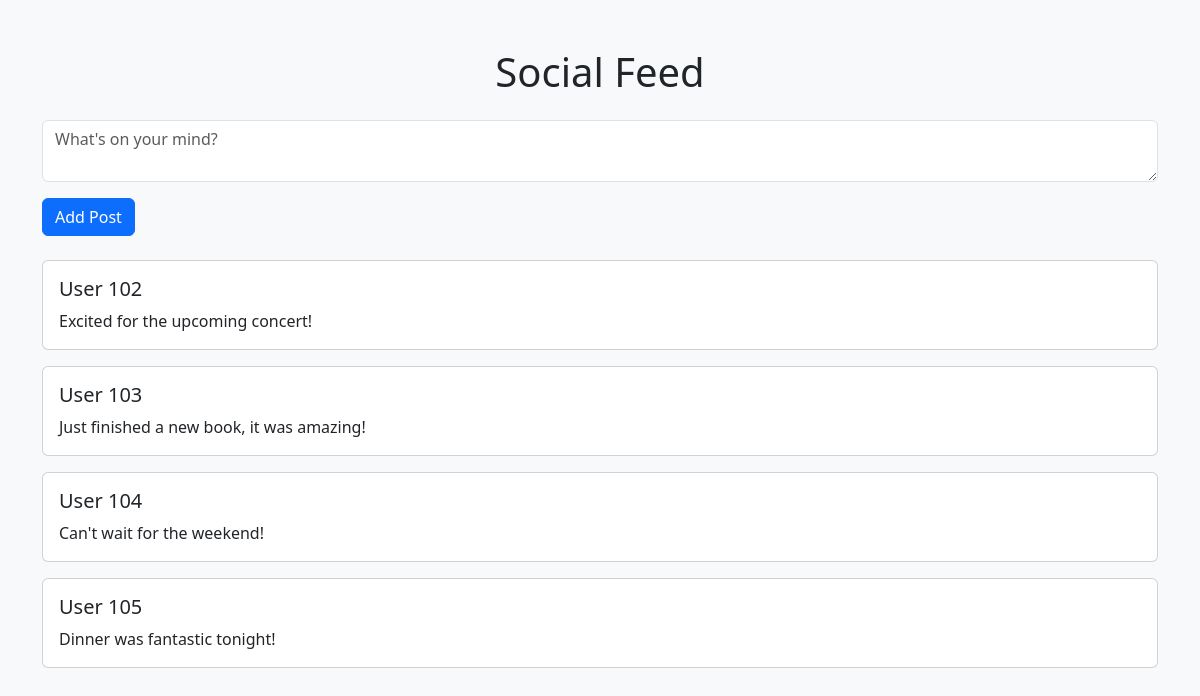
The page /A06/index.php on the database as committed earlier.
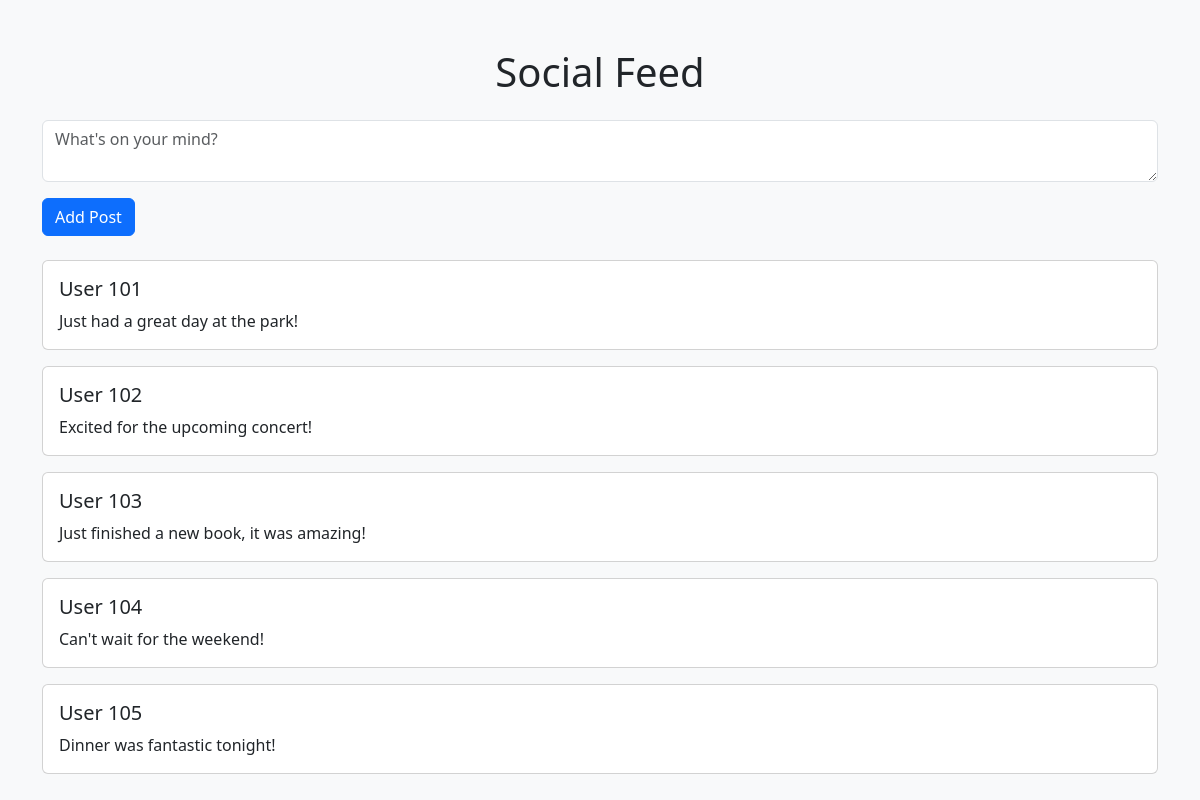
The same page on the database as committed later.
### tables this page shows
CREATE TABLE `posts` (
  `postsID` int(11) NOT NULL,
  `userID` int(11) NOT NULL,
  `content` varchar(500) NOT NULL,
  `dateTime` varchar(99) NOT NULL,
  `privacy` varchar(99) NOT NULL,
  `isDelayed` varchar(99) NOT NULL,
  `attachment` varchar(99) NOT NULL,
  `cityID` int(11) NOT NULL,
  `provinceID` int(11) NOT NULL
);

### A06/connect.php (called while the page is built, shortened)
<?php
$dbhost = "localhost";
$dbuser = "root";
$dbpass = "";
$db = "sis";
$conn = new mysqli($dbhost, $dbuser, $dbpass, $db);
function executeQuery($query) {
    global $conn;
    return mysqli_query($conn, $query);
}
?>

### A06/index.php (the view, shortened to what this page needs)
<?php
include('connect.php');
$posts = executeQuery("SELECT postsID, userID, content FROM posts");
?>
<!DOCTYPE html>
<html>
<head>
    <link href="https://cdn.jsdelivr.net/npm/bootstrap@5.3.0-alpha1/dist/css/bootstrap.min.css" rel="stylesheet">
</head>
<body style="background-color: #f8f9fa;">
<div class="container mt-5">
    <h1 class="mb-4 text-center">Social Feed</h1>
    <form action="" method="POST" class="mb-4">
        <div class="mb-3">
            <textarea name="content" class="form-control" placeholder="What's on your mind?" required></textarea>
        </div>
        <button type="submit" name="new_post" class="btn btn-primary">Add Post</button>
    </form>
    <?php if (mysqli_num_rows($posts) > 0): ?>
        <?php while ($row = mysqli_fetch_assoc($posts)): ?>
            <div class="card mb-3">
                <div class="card-body">
                    <h5 class="card-title">User <?php echo $row['userID']; ?></h5>
                    <p class="card-text"><?php echo $row['content']; ?></p>
                </div>
            </div>
        <?php endwhile; ?>
    <?php else: ?>
        <p class="text-center">No posts yet. Be the first to post!</p>
    <?php endif; ?>
</div>
</body>
</html>

Rows that differ between the two databases and show on the page:
added posts: userID "101", content "Just had a great day at the park!"
